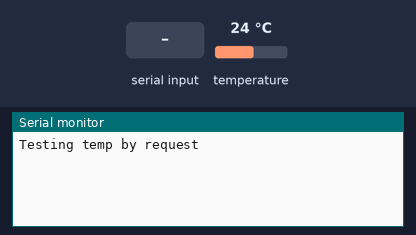
The sketch below on a simulated Arduino Uno, built with avr-gcc and run on an emulated ATmega328P. Shown: the last lines printed to the serial monitor. The test bench sets the inputs (shaded band); at power-on: temperature 24 °C.

Above: at 1.2 s.
1.3 s: "90,45\n" received over Serial
At 3.2 s:
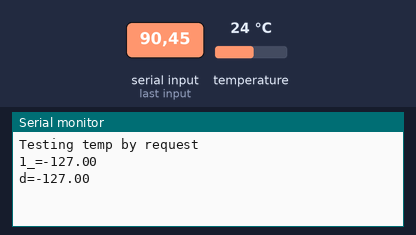
4.3 s: "30,150\n" received over Serial
At 6.6 s:
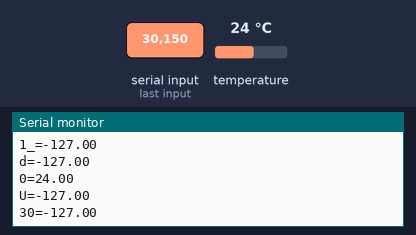
6.8 s: temperature set to 12 °C
At 9.3 s:
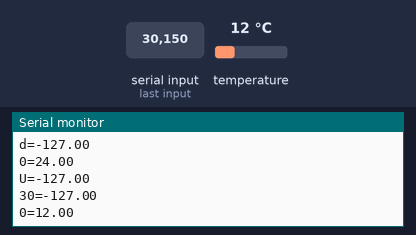

The sketch:

DS18B20.ino
```cpp
#include <OneWire.h>
#include <DallasTemperature.h>

/********************************************************************/
// Data wire is plugged into pin 2 on the Arduino
#define ONE_WIRE_BUS 2
/********************************************************************/
// Setup a oneWire instance to communicate with any OneWire devices
// (not just Maxim/Dallas temperature ICs)
OneWire oneWire(ONE_WIRE_BUS);
/********************************************************************/
// Pass our oneWire reference to Dallas Temperature.
DallasTemperature sensors(&oneWire);
/********************************************************************/
// Setup variables
int which_line = 0;
void setup(void)
{
 // start serial port
 Serial.begin(9600);
 Serial.println("Testing temp by request");
 // Start up the library
 sensors.begin();
}
void loop(void)
{
  // call sensors.requestTemperatures() to issue a global temperature
  // request to all devices on the bus
  /********************************************************************/
  // Wait to ask for something
  if (Serial.available()>0) {
    which_line = Serial.parseInt();
    sensors.requestTemperatures(); // Send the command to get temperature readings
    /********************************************************************/
    Serial.print(which_line, "DEC");
    Serial.print("=");
    Serial.print(sensors.getTempCByIndex(which_line)); // Why "byIndex"?
      // You can have more than one DS18B20 on the same bus.
      // 0 refers to the first IC on the wire
    Serial.println("");
    delay(10);
  }
}
```

Measured:
- after the input at 1.3 s, the serial monitor: prints a new line after 0.76 s (image 1)
- after the input at 4.3 s, the serial monitor: prints a new line after 1.1 s (image 2)
- after the input at 6.8 s, the serial monitor: prints a new line after 1.1 s (image 3)
